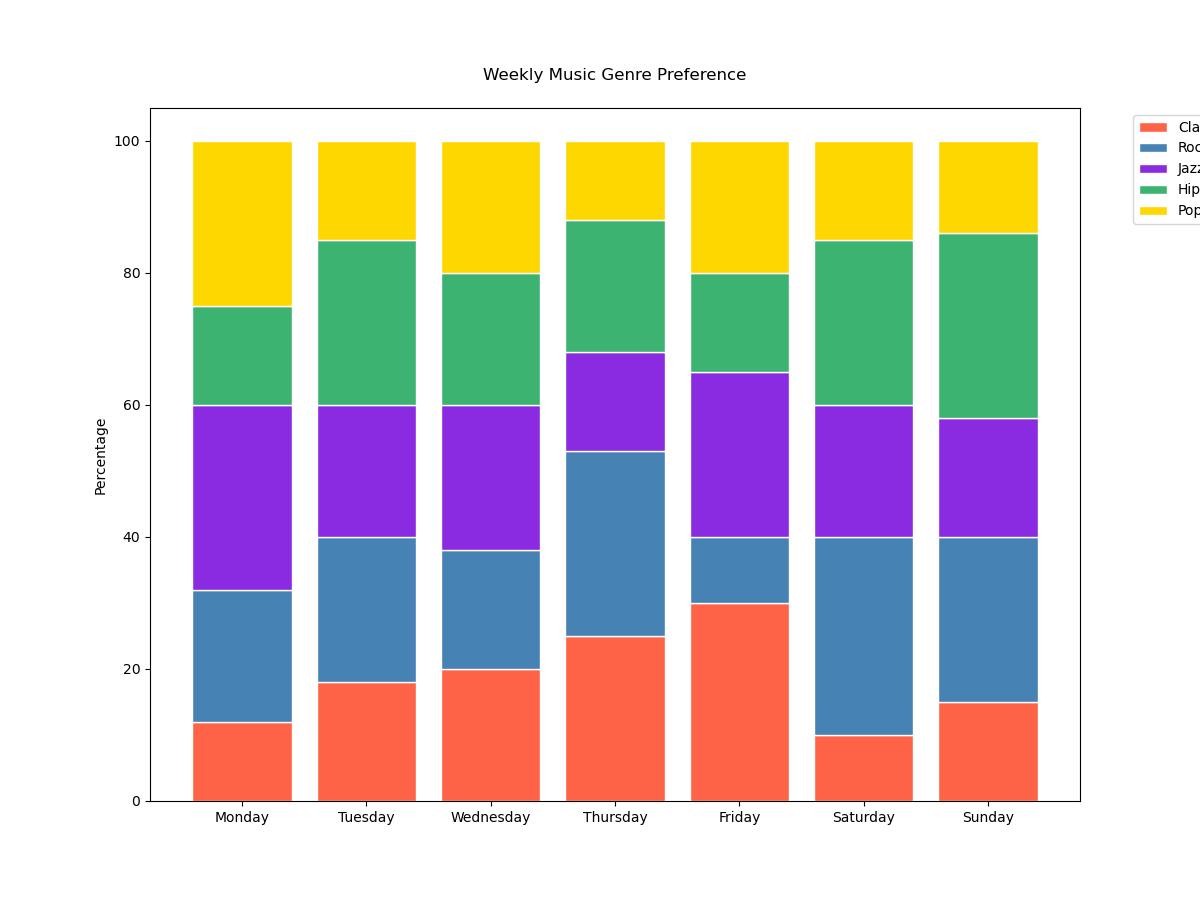

Reproduce this figure in Python.

import matplotlib.pyplot as plt
import numpy as np

# Data
categories = ['Monday', 'Tuesday', 'Wednesday', 'Thursday', 'Friday', 'Saturday', 'Sunday']
classical = [12, 18, 20, 25, 30, 10, 15]
rock = [20, 22, 18, 28, 10, 30, 25]
jazz = [28, 20, 22, 15, 25, 20, 18]
hip_hop = [15, 25, 20, 20, 15, 25, 28]
pop = [25, 15, 20, 12, 20, 15, 14]

# Stacked Bar Chart
barWidth = 0.8
bars = np.arange(len(categories))

# Colors
colors = ['#FF6347', '#4682B4', '#8A2BE2', '#3CB371', '#FFD700']

fig, ax = plt.subplots(figsize=(12, 9))

ax.bar(bars, classical, color=colors[0], edgecolor='white', width=barWidth, label='Classical')
ax.bar(bars, rock, bottom=classical, color=colors[1], edgecolor='white', width=barWidth, label='Rock')
ax.bar(bars, jazz, bottom=np.add(classical, rock), color=colors[2], edgecolor='white', width=barWidth, label='Jazz')
ax.bar(bars, hip_hop, bottom=np.add(np.add(classical, rock), jazz), color=colors[3], edgecolor='white', width=barWidth, label='Hip-Hop')
ax.bar(bars, pop, bottom=np.add(np.add(np.add(classical, rock), jazz), hip_hop), color=colors[4], edgecolor='white', width=barWidth, label='Pop')

# Add labels
ax.set_ylabel('Percentage')
ax.set_title('Weekly Music Genre Preference', pad=20)
ax.set_xticks(bars)
ax.set_xticklabels(categories)
ax.legend(loc='upper left', bbox_to_anchor=(1.05, 1))

plt.show()
